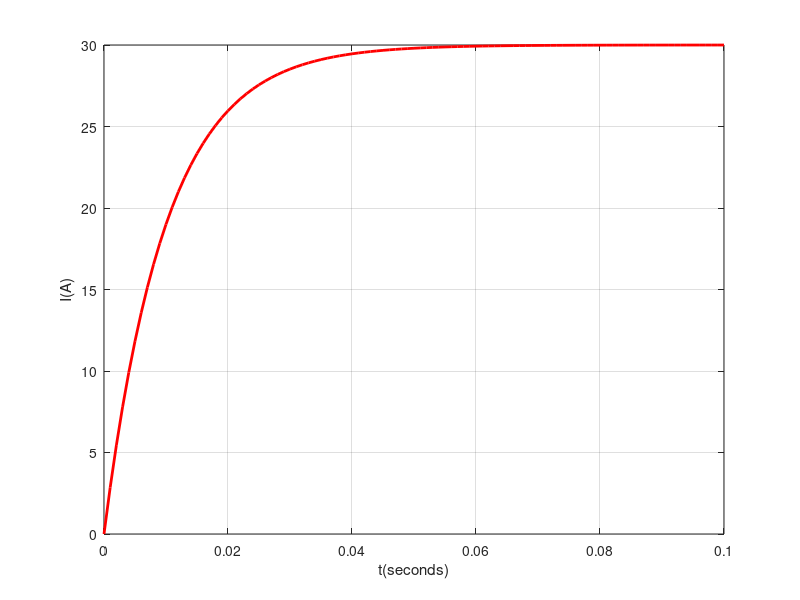

Reproduce this figure in MATLAB.
clear
clc
close all

t = 0.1 * [0:0.01:1];
k = log(30/11)/0.01;
I = 30*(1-exp(-k*t));

figure;
plot(t, I, 'r', 'LineWidth', 2);
ylabel("I(A)");
xlabel("t(seconds)");
grid on;
